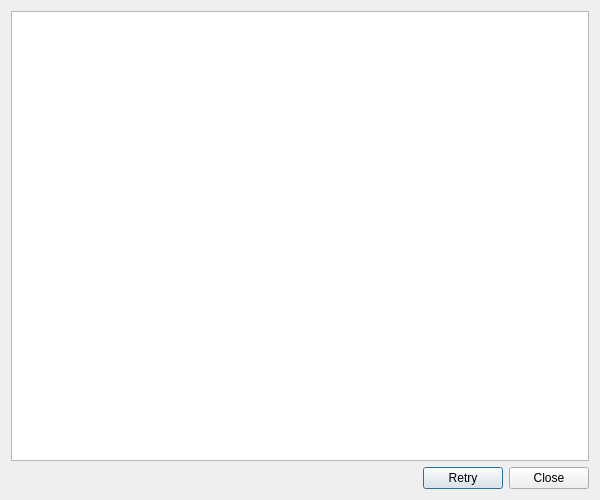
<?xml version="1.0" encoding="UTF-8"?>
<ui version="4.0">
 <class>ExternProcessOutput</class>
 <widget class="QDialog" name="ExternProcessOutput">
  <property name="geometry">
   <rect>
    <x>0</x>
    <y>0</y>
    <width>600</width>
    <height>500</height>
   </rect>
  </property>
  <property name="windowTitle">
   <string>Dialog</string>
  </property>
  <layout class="QVBoxLayout" name="verticalLayout">
   <item>
    <widget class="QPlainTextEdit" name="log">
     <property name="undoRedoEnabled">
      <bool>false</bool>
     </property>
     <property name="readOnly">
      <bool>true</bool>
     </property>
     <property name="textInteractionFlags">
      <set>Qt::TextSelectableByKeyboard|Qt::TextSelectableByMouse</set>
     </property>
     <property name="maximumBlockCount">
      <number>10000</number>
     </property>
    </widget>
   </item>
   <item>
    <widget class="QDialogButtonBox" name="buttonBox">
     <property name="orientation">
      <enum>Qt::Horizontal</enum>
     </property>
     <property name="standardButtons">
      <set>QDialogButtonBox::Close|QDialogButtonBox::Retry</set>
     </property>
    </widget>
   </item>
  </layout>
 </widget>
 <resources/>
 <connections>
  <connection>
   <sender>buttonBox</sender>
   <signal>rejected()</signal>
   <receiver>ExternProcessOutput</receiver>
   <slot>reject()</slot>
   <hints>
    <hint type="sourcelabel">
     <x>316</x>
     <y>260</y>
    </hint>
    <hint type="destinationlabel">
     <x>286</x>
     <y>274</y>
    </hint>
   </hints>
  </connection>
 </connections>
</ui>
